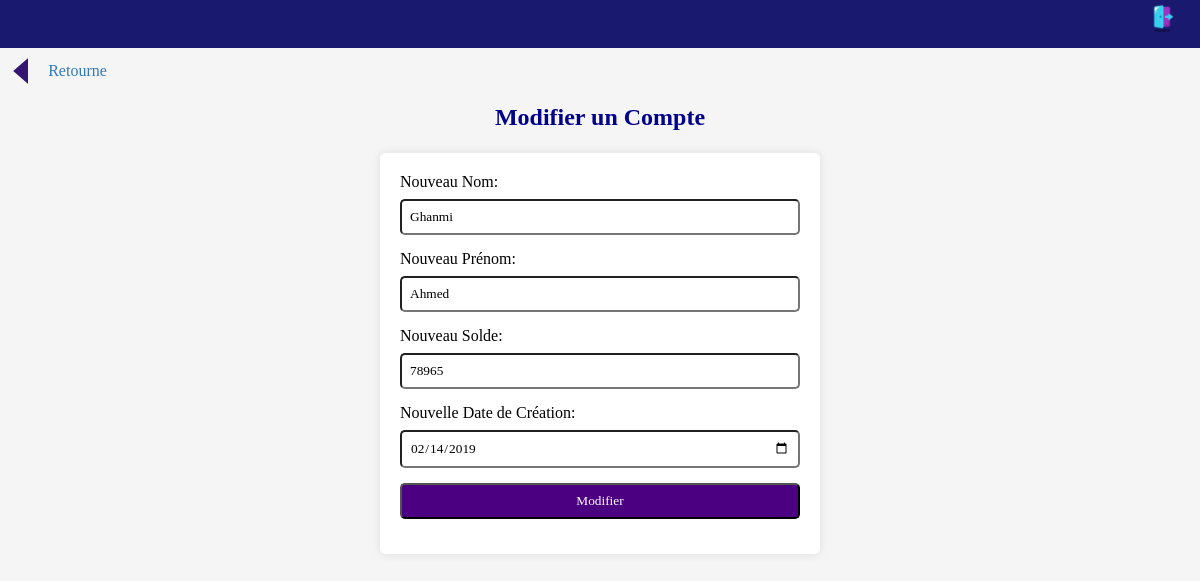
The page /modifier_compte.php?code=2365 on the database its author committed.
### tables this page shows
CREATE TABLE `compte` (
  `nom` varchar(50) NOT NULL,
  `prenom` varchar(50) NOT NULL,
  `solde` double NOT NULL,
  `datecreation` date NOT NULL,
  `code` int(11) NOT NULL
);

### modifier_compte.php (the view, shortened to what this page needs)
<?php
require_once 'dbconfig.php';
if (isset($_GET['code'])) {
    $code = $_GET['code'];
    try {
        $stmt = $conn->prepare("SELECT * FROM compte WHERE code = :code");
        $stmt->bindParam(':code', $code);
        $stmt->execute();
        $compte = $stmt->fetch(PDO::FETCH_ASSOC);
    } catch(PDOException $e) {
        echo "Erreur : " . $e->getMessage();
        exit;
    }
} else {
    echo "Paramètre 'code' manquant.";
    exit;
}
?>
<!DOCTYPE html>
<html lang="en">
<head>
</head>
<body>
<nav>
        <a href="login.php"><img src="logout.png" style="width:30px"/></a>
    </nav>
    <a href="index.php"> <div class="arrow-wrapper"  style="margin-top:10px;">
<div class="arrow-left"></div>Retourne
</div></a>
    <h2 style="color:#00008B">Modifier un Compte</h2><br>
<form method="post" action="" onsubmit="return confirmerModification();">
        <label for="new_nom">Nouveau Nom:</label>
        <input type="text" name="new_nom" value="<?php echo $compte['nom']; ?>" required style=" font-family:Georgia,serif"><br>
        <label for="new_prenom">Nouveau Prénom:</label>
        <input type="text" name="new_prenom" value="<?php echo $compte['prenom']; ?>" required  style=" font-family:Georgia,serif"><br>
        <label for="new_solde">Nouveau Solde:</label>
        <input type="text" name="new_solde" value="<?php echo $compte['solde']; ?>" required  style=" font-family:Georgia,serif"><br>
        <label for="new_datecreation">Nouvelle Date de Création:</label>
        <input type="date" name="new_datecreation" value="<?php echo $compte['datecreation']; ?>" required style=" font-family:Georgia,serif"><br>
        <input type="submit" value="Modifier" style="background-color:#4B0082;border-radius:5px">
    </form>
    <br>
</body>
</html>

### modifier_compte.php (style rules this page uses)
body { font-family: 'Arial', sans-serif; background-color: #f5f5f5; margin: 20px; font-family:Georgia,serif }
h2 { text-align: center; margin-bottom: 4px; }
form { max-width: 400px; margin: 0 auto; background-color: #fff; padding: 20px; border-radius: 5px; box-shadow: 0 0 10px rgba(0, 0, 0, 0.1); }
label { display: block; margin-bottom: 8px; }
input { width: 100%; padding: 8px; margin-bottom: 15px; box-sizing: border-box; border-radius:5px }
input[type="submit"] { background-color: #4caf50; color: #fff; cursor: pointer; font-family:Georgia,serif; }
a { display: block; margin-top: px; color: #337ab7; text-decoration: none; }
.arrow-left { width: 15px; height: 26px; background-color: #341572; clip-path: polygon(100% 100%, 100% 0, 0 50%); }
nav { padding: 2px; text-align: right; background-color: #191970 ; color: white; margin-top:-20px; margin-right :-20px; margin-left:-20px; }
nav a { color: white; text-decoration: none; margin-right: 20px; font-family:Georgia,serif; margin-bottom:10px; }

### rows shown on the page
compte: new_nom "Ghanmi", new_prenom "Ahmed", new_solde "78965", new_datecreation "02/14/2019"
